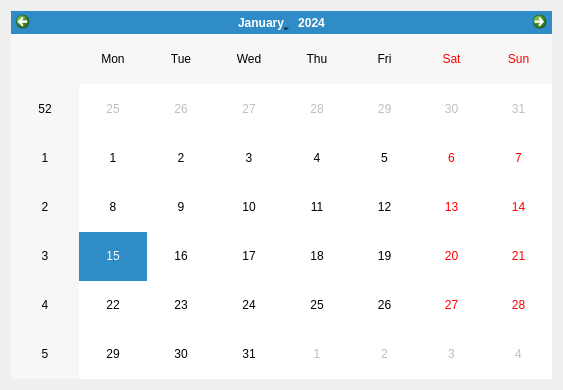
<?xml version="1.0" encoding="UTF-8"?>
<ui version="4.0">
 <class>Calender</class>
 <widget class="QDialog" name="Calender">
  <property name="geometry">
   <rect>
    <x>0</x>
    <y>0</y>
    <width>563</width>
    <height>390</height>
   </rect>
  </property>
  <property name="windowTitle">
   <string>Dialog</string>
  </property>
  <property name="styleSheet">
   <string notr="true">Calender {
background-color: #2a6496;
}</string>
  </property>
  <layout class="QGridLayout" name="gridLayout">
   <item row="0" column="0">
    <widget class="QCalendarWidget" name="calendarWidget">
     <property name="styleSheet">
      <string notr="true">

QCalendarWidget {
        background-color: #2d2d2d;
       color: #ffffff;
    }
</string>
     </property>
    </widget>
   </item>
  </layout>
 </widget>
 <resources/>
 <connections/>
</ui>
